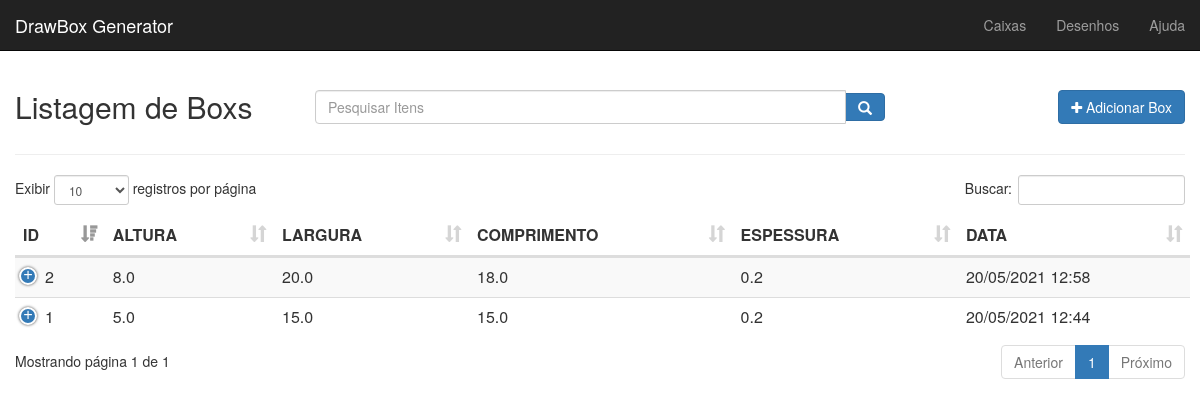
The app's page / (signed in) with its own data.
### app/models.py (models this page shows, shortened)
class TimeStamped(models.Model):
    class Meta:
        abstract = True
    created_at = models.DateTimeField(auto_now_add=True)
    published_at = models.DateTimeField(auto_now=True)

class Box(TimeStamped):
    draw = models.ForeignKey(Draw, blank=True, null=True, on_delete=models.CASCADE, related_name='draw')
    comprimento = models.FloatField(blank=True, null=True, default=15.0)
    espessura = models.FloatField(blank=True, null=True, default=0.2)
    laterais_maiores = models.ForeignKey(Draw, blank=True, null=True, on_delete=models.CASCADE,
                                         related_name='laterais_maiores')
    laterais_menores = models.ForeignKey(Draw, blank=True, null=True, on_delete=models.CASCADE,
                                         related_name='laterais_menores')
    fundo_caixa = models.ForeignKey(Draw, blank=True, null=True, on_delete=models.CASCADE,
                                    related_name='fundo_caixa')
    tampa_capa = models.ForeignKey(Draw, blank=True, null=True, on_delete=models.CASCADE,
                                   related_name='tampa_caixa')
    lombada = models.ForeignKey(Draw, blank=True, null=True, on_delete=models.CASCADE,
                                related_name='lombada')
    tampa_fundo = models.ForeignKey(Draw, blank=True, null=True, on_delete=models.CASCADE,
                                    related_name='tampa_fundo')
    cobertura_caixa = models.ForeignKey(Draw, blank=True, null=True, on_delete=models.CASCADE,
                                        related_name='cobertura_caixa')
    cobertura_tampa = models.ForeignKey(Draw, blank=True, null=True, on_delete=models.CASCADE,
                                        related_name='cobertura_tampa')
    cobertura_interna = models.ForeignKey(Draw, blank=True, null=True, on_delete=models.CASCADE,
                                          related_name='cobertura_interna')
    fix = models.ForeignKey(Draw, blank=True, null=True, on_delete=models.CASCADE,
                            related_name='fix')
    cobertura_fix = models.ForeignKey(Draw, blank=True, null=True, on_delete=models.CASCADE,
                                      related_name='cobertura_fix')

class Draw(TimeStamped):
    altura = models.FloatField(blank=True, null=True, default=5.0)
    largura = models.FloatField(blank=True, null=True, default=15.0)

### app/views/box.py (the view)
class List(LoginRequiredMixin, BoxMixin, ListView):
    login_url = '/admin/login/'
    queryset = Box.objects.all()
    template_name = 'box/list.html'
    model = Box
    context_object_name = 'boxs'
    ordering = '-created_at'
    def get_queryset(self):
        return Box.objects.all()
    def get_context_data(self, **kwargs):
        context = super(List, self).get_context_data(**kwargs)
        context['detail_url_name'] = BOX_DETAIL_URL_NAME
        context['delete_url_name'] = BOX_DELETE_URL_NAME
        if self.request.user.has_perm("app.add_box"):
            context['create_object_reversed_url'] = reverse_lazy(
                BOX_CREATE_URL_NAME
            )
        return context

### app/mixins.py (called while the page is built)
    def get_context_data(self, **kwargs):
        context = super(BoxMixin, self).get_context_data(**kwargs)
        if self.model:
            context['model_name'] = self.model._meta.verbose_name.title()
            context['model_name_plural'] = self.model._meta.verbose_name_plural.title()
        return context

### app/templates/box/list.html (shortened to what this page needs)
﻿{% extends 'base.html' %}
{% load static %}
{% load form_utils %}
{% block content %}
    <div id="top" class="row">
        <div class="col-sm-3">
            <h2> Listagem de {{ model_name_plural }}</h2>
        </div>
        <div class="col-sm-6">
            <div class="input-group h2">
                <input name="data[search]" class="form-control" id="search" type="text" placeholder="Pesquisar Itens">
                <span class="input-group-btn">
					<button class="btn btn-primary" type="submit">
						<span class="glyphicon glyphicon-search"></span>
					</button>
				</span>
            </div>
        </div>
        <div class="col-sm-3">
            <a href="{{ create_object_reversed_url }}" class="btn btn-primary pull-right h2"><i
                    class="fa fa-plus"></i> Adicionar {{ model_name }}
            </a>
        </div>
    </div>
    <hr/>
    <div id="list" class="row">
        <div class="table-responsive col-md-12">
            <table id="table" class="table table-striped" cellspacing="0" cellpadding="0">
                <thead>
                <tr>
                    <th>ID</th>
                    <th>ALTURA</th>
                    <th>LARGURA</th>
                    <th>COMPRIMENTO</th>
                    <th>ESPESSURA</th>
                    <th>DATA</th>
                </tr>
                </thead>
                <tbody>
                {% for box in boxs %}
                    <tr>
                        <td>{{ box.id }}</td>
                        <td>{{ box.draw.altura }}</td>
                        <td>{{ box.draw.largura }}</td>
                        <td>{{ box.comprimento }}</td>
                        <td>{{ box.espessura }}</td>
                        <td> {{ box.created_at|date:"d/m/Y G:i" }}</td>
                    </tr>
                {% endfor %}
                </tbody>
            </table>
        </div>
    </div>
{% endblock %}

### records on screen
Box: id "1", draw.altura "5.0", draw.largura "15.0", comprimento "15.0", espessura "0.2", created_at "20/05/2021 12:44"
Box: id "2", draw.altura "8.0", draw.largura "20.0", comprimento "18.0", espessura "0.2", created_at "20/05/2021 12:58"

### other values on screen
{{ model_name_plural }} "Boxs"
{{ model_name }} "Box"
